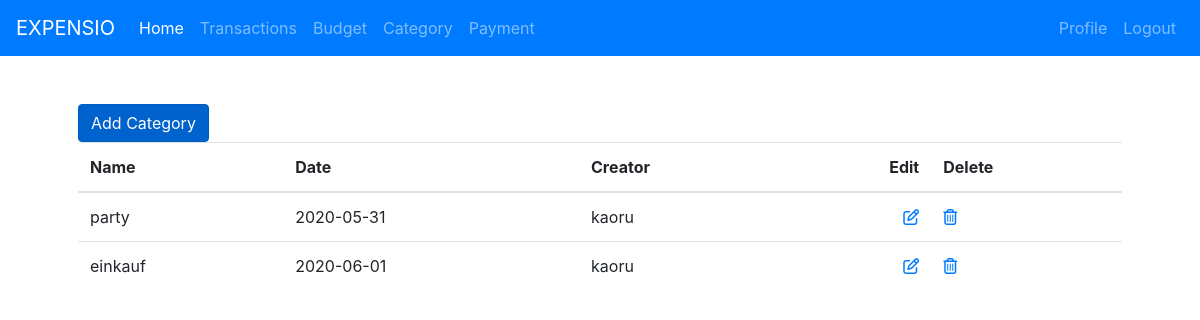
Page /category/ (signed in) on the earlier database version.
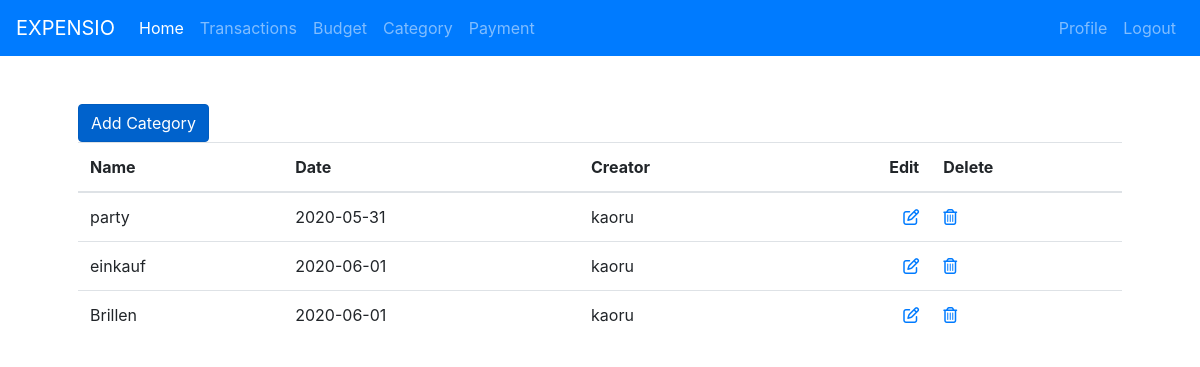
Same page on the later database version.
### category/models.py (models this page shows, shortened)
class Category(models.Model):
    name = models.CharField(max_length=100)
    created_date = models.DateTimeField(auto_now_add=True)
    user = models.ForeignKey("auth.User", on_delete=models.CASCADE)
    """
    Returns self.name instead of object.object
    """

### category/views.py (the view)
# urls.py: path("", CategoryListView.as_view(), name="categories"),
class CategoryListView(ListView):
    model = Category
    template_name = "category.html"
    def get_queryset(self):
        return Category.objects.filter(user=self.request.user)

### templates/category.html (shortened to what this page needs)
{% extends "base.html" %}
{% block content %}
    <a href="/category/add" class="btn btn-primary active" role="button" aria-pressed="true">Add Category</a>
    <br>
    <table class="table">
        <thead>
            <tr>
                <th scope="col">Name</th>
                <th scope="col">Date</th>
                <th scope="col">Creator</th>
                <th scope="col" class="text-right">Edit</th>
                <th scope="col">Delete</th>
            </tr>
        </thead>
        <tbody>
            {% for category in object_list %}
                <tr>
                    <td>{{ category.name }}</td>
                    <td>{{ category.created_date | date:"Y-m-d" }}</td>
                    <td>{{ category.user }}</td>
                    <td class="text-right">
                        <a href="{{ category.id  }}/edit"><i class="far fa-edit"></i></a>
                    </td>
                    <td>
                        <a href="{{ category.id  }}/delete"> <i class="far fa-trash-alt"></i></a>
                    </td>
                </tr>
            {% endfor %}
        </tbody>
    </table>
{% endblock content %}

Differences in the rows shown:
added Category: name "Brillen", created_date "2020-06-01", user "kaoru"
